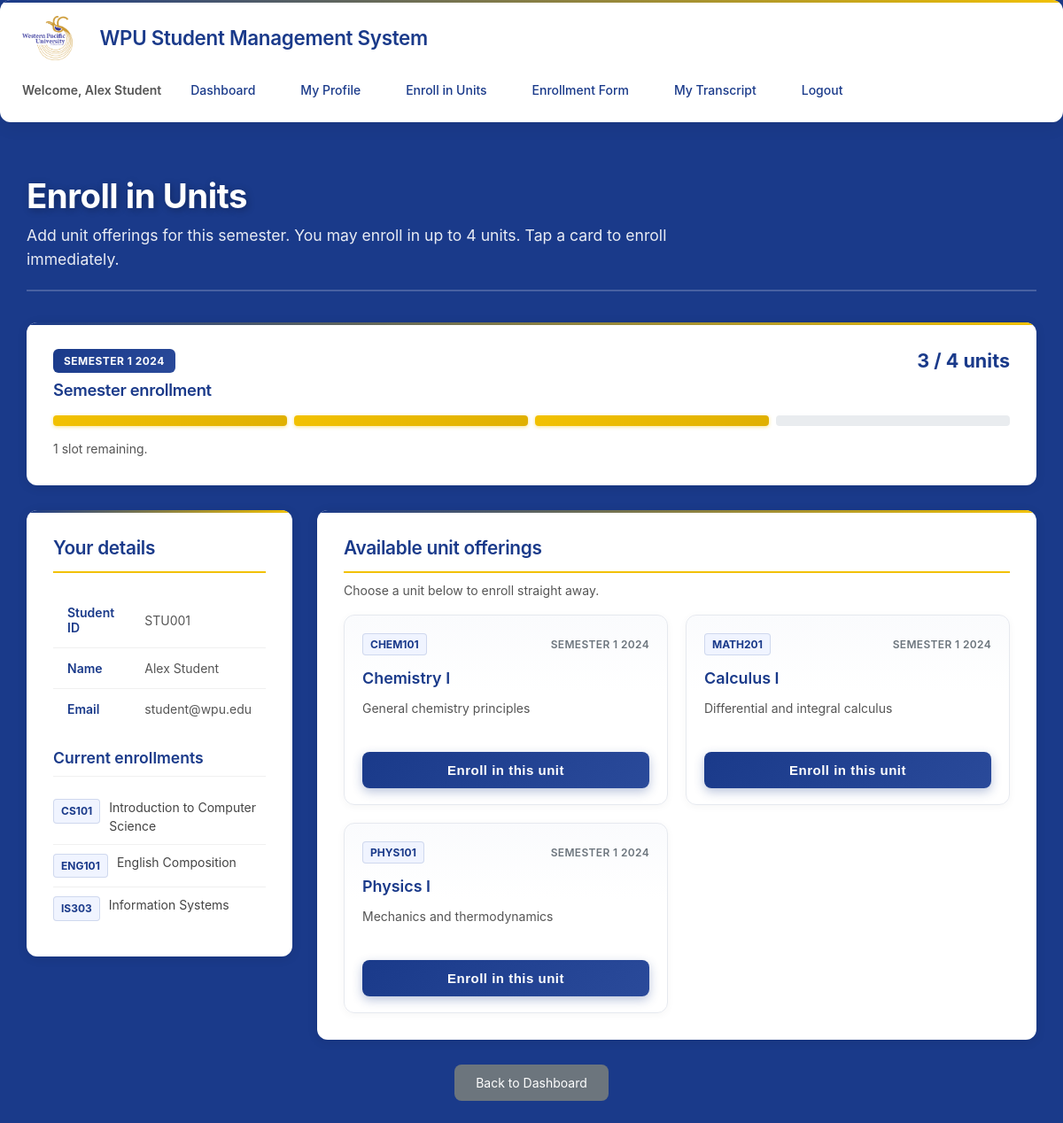
The page /enroll.php (signed in) on the database its author committed.
### tables this page shows
CREATE TABLE students (
    student_id VARCHAR(20) PRIMARY KEY,
    name VARCHAR(100) NOT NULL,
    gender ENUM('Male', 'Female', 'Other') NOT NULL,
    address TEXT,
    contact_number VARCHAR(20),
    email VARCHAR(100) UNIQUE NOT NULL,
    password VARCHAR(255) NOT NULL,
    created_at TIMESTAMP DEFAULT CURRENT_TIMESTAMP
);

CREATE TABLE units (
    unit_code VARCHAR(20) PRIMARY KEY,
    unit_name VARCHAR(100) NOT NULL,
    description TEXT
);

CREATE TABLE unit_offerings (
    offering_id INT AUTO_INCREMENT PRIMARY KEY,
    unit_code VARCHAR(20) NOT NULL,
    semester VARCHAR(20) NOT NULL,
    year INT NOT NULL,
    FOREIGN KEY (unit_code) REFERENCES units(unit_code) ON DELETE CASCADE,
    UNIQUE KEY unique_offering (unit_code, semester, year)
);

### enroll.php (the view, shortened to what this page needs)
<?php
$student_id = $_SESSION['user_id'];
$conn = getDBConnection();
$current_semester = 'Semester 1';
$current_year = 2024;
$max_enrollments = 4;
$sql = "SELECT uo.offering_id, u.unit_code, u.unit_name, u.description, uo.semester, uo.year
        FROM unit_offerings uo
        JOIN units u ON uo.unit_code = u.unit_code
        WHERE uo.semester = ? AND uo.year = ?
        AND uo.offering_id NOT IN (
            SELECT offering_id FROM enrollments WHERE student_id = ?
        )
        ORDER BY u.unit_code";
$stmt = $conn->prepare($sql);
$stmt->bind_param("sis", $current_semester, $current_year, $student_id);
$stmt->execute();
$available_units = $stmt->get_result()->fetch_all(MYSQLI_ASSOC);
$count_sql = "SELECT COUNT(*) as count FROM enrollments e
              JOIN unit_offerings uo ON e.offering_id = uo.offering_id
              WHERE e.student_id = ? AND uo.semester = ? AND uo.year = ?";
$count_stmt = $conn->prepare($count_sql);
$count_stmt->bind_param("ssi", $student_id, $current_semester, $current_year);
$count_stmt->execute();
$enrollment_count = intval($count_stmt->get_result()->fetch_assoc()['count'] ?? 0);
$slots_remaining = max(0, $max_enrollments - $enrollment_count);
$at_limit = $enrollment_count >= $max_enrollments;
$student_sql = 'SELECT student_id, name, email FROM students WHERE student_id = ?';
$student_stmt = $conn->prepare($student_sql);
$student_stmt->bind_param('s', $student_id);
$student_stmt->execute();
$student = $student_stmt->get_result()->fetch_assoc();
$enrolled_sql = "SELECT u.unit_code, u.unit_name
                 FROM enrollments e
                 JOIN unit_offerings uo ON e.offering_id = uo.offering_id
                 JOIN units u ON uo.unit_code = u.unit_code
                 WHERE e.student_id = ? AND uo.semester = ? AND uo.year = ?
                 ORDER BY u.unit_code";
$enrolled_stmt = $conn->prepare($enrolled_sql);
$enrolled_stmt->bind_param('ssi', $student_id, $current_semester, $current_year);
$enrolled_stmt->execute();
$enrolled_units = $enrolled_stmt->get_result()->fetch_all(MYSQLI_ASSOC);
?>
<!DOCTYPE html>
<html lang="en">
<head>
    <link rel="stylesheet" href="assets/css/style.css">
</head>
<body class="dashboard-page enrollment-page enroll-catalog-page">
    <nav class="navbar">
        <div class="nav-container">
            <div class="nav-logo">
                <img src="assets/image/WPU-Logo-Main.png" alt="WPU Logo" class="navbar-logo">
            </div>
            <h2>WPU Student Management System</h2>
            <div class="nav-links">
                <span>Welcome, <?php echo htmlspecialchars($_SESSION['user_name']); ?></span>
                <a href="dashboard.php">Dashboard</a>
                <a href="profile.php">My Profile</a>
                <a href="enroll.php">Enroll in Units</a>
                <a href="enrollment_form.php">Enrollment Form</a>
                <a href="transcript.php">My Transcript</a>
                <a href="logout.php">Logout</a>
            </div>
        </div>
    </nav>
    <div class="container">
        <div class="dashboard-header enrollment-header">
            <h1>Enroll in Units</h1>
            <p class="enrollment-subtitle">Add unit offerings for this semester. You may enroll in up to <?php echo $max_enrollments; ?> units. Tap a card to enroll immediately.</p>
        </div>
        <div class="enrollment-progress card">
            <div class="enrollment-progress-top">
                <div>
                    <span class="semester-badge"><?php echo htmlspecialchars($current_semester . ' ' . $current_year); ?></span>
                    <h3 class="enrollment-progress-title">Semester enrollment</h3>
                </div>
                <span class="enrollment-count"><?php echo $enrollment_count; ?> / <?php echo $max_enrollments; ?> units</span>
            </div>
            <div class="progress-bar" role="progressbar"
                 aria-valuenow="<?php echo $enrollment_count; ?>"
                 aria-valuemin="0"
                 aria-valuemax="<?php echo $max_enrollments; ?>">
                <?php for ($i = 0; $i < $max_enrollments; $i++): ?>
                    <span class="progress-segment <?php echo $i < $enrollment_count ? 'filled' : ''; ?>"></span>
                <?php endfor; ?>
            </div>
            <?php if ($at_limit): ?>
                <p class="enrollment-limit-note">You have reached the maximum enrollment for this semester.</p>
            <?php elseif ($slots_remaining === 1): ?>
                <p class="enrollment-limit-note"><?php echo $slots_remaining; ?> slot remaining.</p>
            <?php else: ?>
                <p class="enrollment-limit-note"><?php echo $slots_remaining; ?> slots remaining.</p>
            <?php endif; ?>
        </div>
        <div class="enrollment-layout">
            <aside class="card enrollment-sidebar">
                <h3>Your details</h3>
                <table class="info-table">
                    <tr>
                        <th>Student ID</th>
                        <td><?php echo htmlspecialchars($student['student_id'] ?? ''); ?></td>
                    </tr>
                    <tr>
                        <th>Name</th>
                        <td><?php echo htmlspecialchars($student['name'] ?? ''); ?></td>
                    </tr>
                    <tr>
                        <th>Email</th>
                        <td><?php echo htmlspecialchars($student['email'] ?? ''); ?></td>
                    </tr>
                </table>
                <?php if (!empty($enrolled_units)): ?>
                    <h4 class="enrolled-heading">Current enrollments</h4>
                    <ul class="enrolled-list">
                        <?php foreach ($enrolled_units as $unit): ?>
                            <li>
                                <span class="unit-code-tag"><?php echo htmlspecialchars($unit['unit_code']); ?></span>
                                <?php echo htmlspecialchars($unit['unit_name']); ?>
                            </li>
                        <?php endforeach; ?>
                    </ul>
                <?php else: ?>
                    <p class="text-muted enrollment-hint">No units enrolled yet this semester.</p>
                <?php endif; ?>
            </aside>
            <section class="card enrollment-main enroll-catalog-main">
                <h3>Available unit offerings</h3>
                <p class="enroll-catalog-intro">Choose a unit below to enroll straight away.</p>
                <?php if ($at_limit): ?>
                    <div class="enrollment-empty">
                        <p>You cannot add more units until you unenroll from an existing offering.</p>
                        <a href="profile.php" class="btn btn-secondary">View my profile</a>
                    </div>
                <?php elseif (count($available_units) > 0): ?>
                    <div class="enroll-unit-grid" role="list">
                        <?php foreach ($available_units as $unit): ?>
                            <article class="unit-enroll-card" role="listitem">
                                <div class="unit-enroll-card-head">
                                    <span class="unit-code-tag"><?php echo htmlspecialchars($unit['unit_code']); ?></span>
                                    <span class="unit-option-period"><?php echo htmlspecialchars($unit['semester'] . ' ' . $unit['year']); ?></span>
                                </div>
                                <h4 class="unit-enroll-title"><?php echo htmlspecialchars($unit['unit_name']); ?></h4>
                                <?php if (!empty($unit['description'])): ?>
                                    <p class="unit-enroll-desc"><?php echo htmlspecialchars($unit['description']); ?></p>
                                <?php endif; ?>
                                <div class="unit-enroll-actions">
                                    <form method="POST" action="">
                                        <button type="submit" name="enroll" value="1" class="btn btn-primary btn-enroll-inline">Enroll in this unit</button>
                                    </form>
                                </div>
                            </article>
                        <?php endforeach; ?>
                    </div>
                <?php endif; ?>
            </section>
        </div>
        <div class="enroll-page-footer">
            <a href="dashboard.php" class="btn btn-secondary">Back to Dashboard</a>
        </div>
    </div>
</body>
</html>

### rows shown on the page
students: student_id "STU001", name "Alex Student", email "student@wpu.edu"
units: unit_code "CS101", unit_name "Introduction to Computer Science"
units: unit_code "ENG101", unit_name "English Composition"
units: unit_code "IS303", unit_name "Information Systems"
unit_offerings: unit_code.unit_code "CHEM101", semester+year "SEMESTER 1 2024", unit_code.unit_name "Chemistry I", unit_code.description "General chemistry principles"
unit_offerings: unit_code.unit_code "MATH201", semester+year "SEMESTER 1 2024", unit_code.unit_name "Calculus I", unit_code.description "Differential and integral calculus"
unit_offerings: unit_code.unit_code "PHYS101", semester+year "SEMESTER 1 2024", unit_code.unit_name "Physics I", unit_code.description "Mechanics and thermodynamics"

### other values the page prints
$_SESSION['user_name'] "Alex Student"
$max_enrollments "4"
$current_semester . ' ' . $current_year "SEMESTER 1 2024"
$enrollment_count "3"
$slots_remaining "1"
